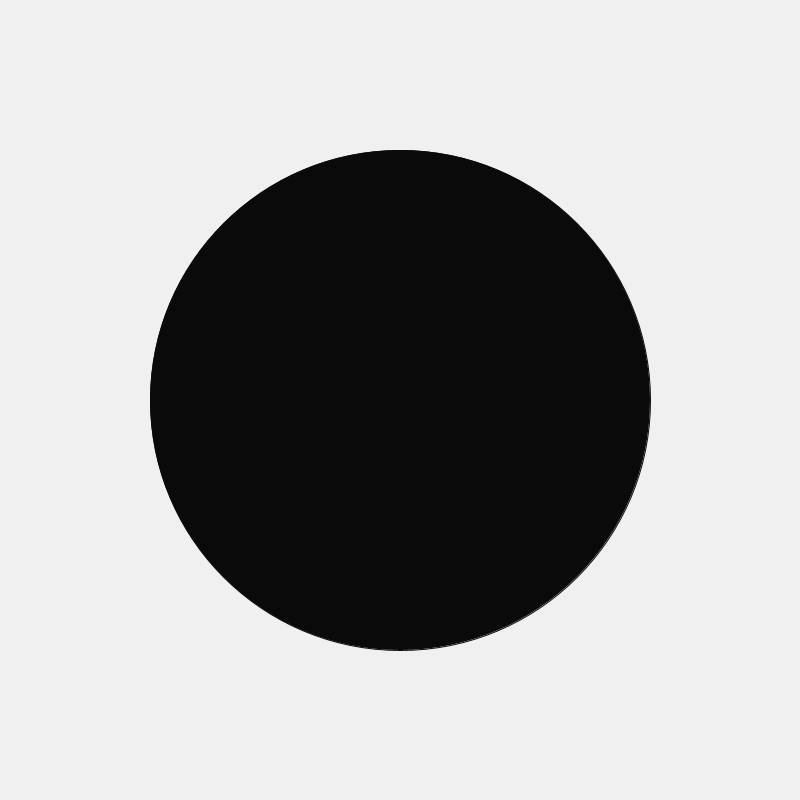
Frame 1 (no input)
Frame 60 (the mouse pressed at the canvas centre just before this capture): identical to frame 1, image omitted
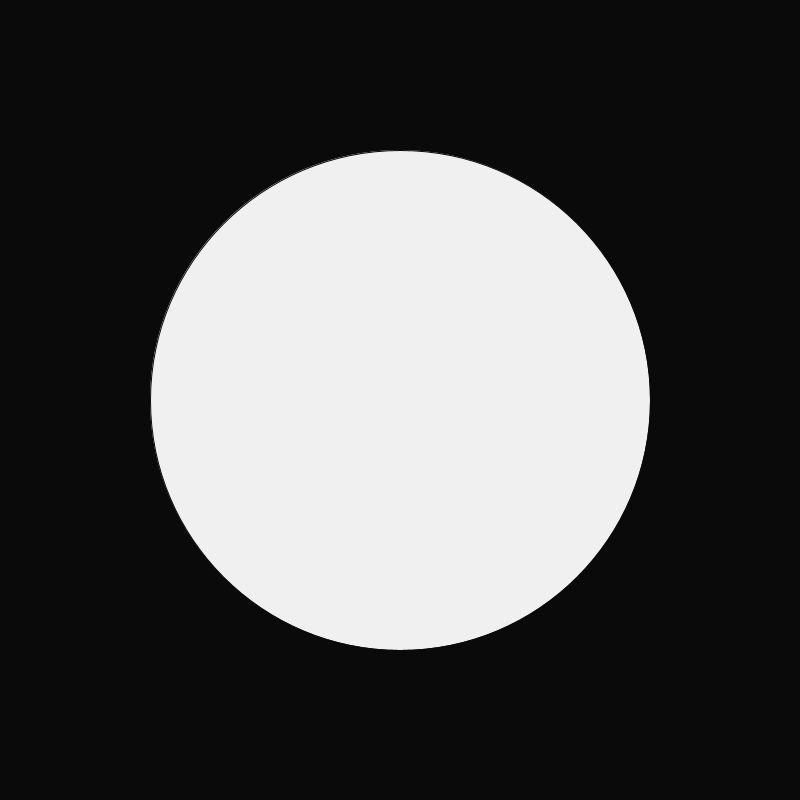
Frame 120 (the mouse held since frame 60 and released just before this capture)

The Processing sketch that drew these frames (run headless with seeded random() and noise(); from frame 60 on, the mouse is pressed at the canvas centre):

// Processing sketch: sketch_0025IF05
// ── sketch_0025IF05.pde
//ancora "conditional statement"
void setup() {
  size(800, 800);
}

void draw() {
  //se il mouse è nella metà sinistra dello sketch, allora...
  if(mouseX < width/2) {
    background(240);
    fill(10);
    stroke(10);
  } else { //altrimenti (cioè il mouse è nella metà destra dello sketch)
    background(10);
    fill(240);
  }
  ellipse(width/2, height/2, 500, 500);
}
